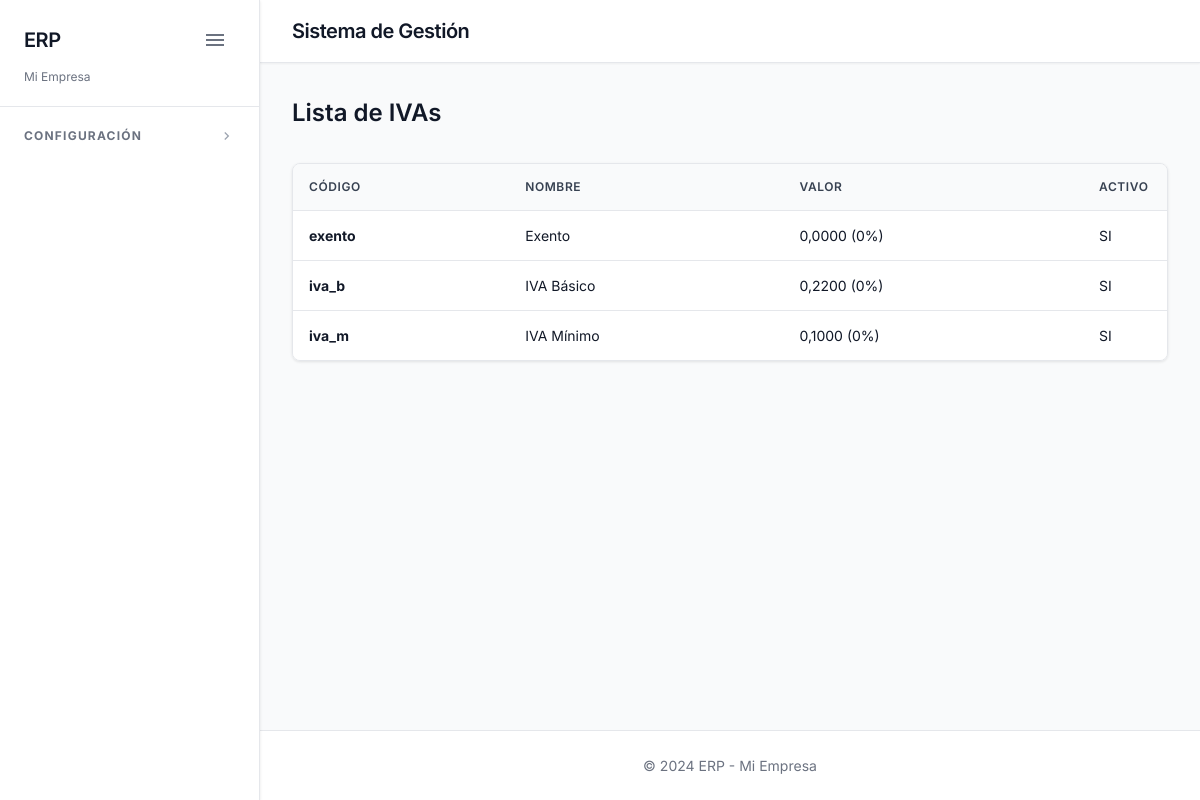
The page /ivas/ on the database as committed earlier.
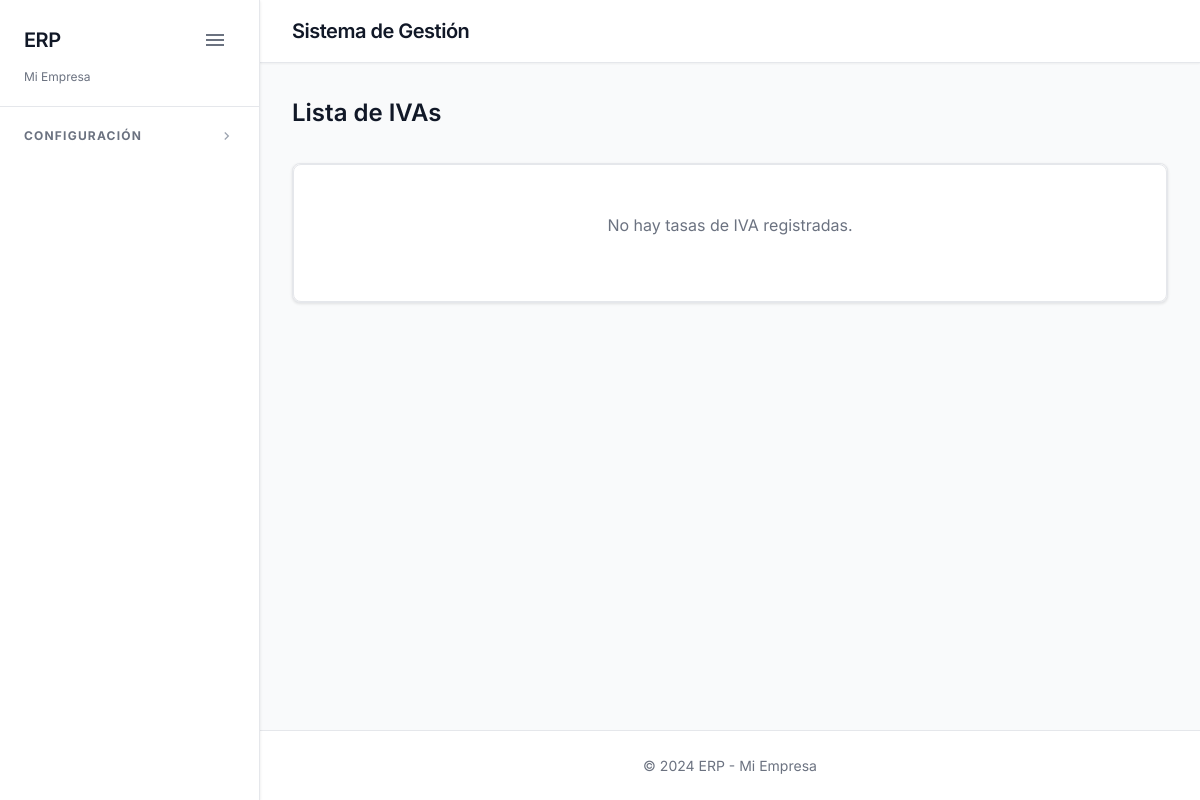
The same page on the database as committed later.
### configuracion/articulos/models.py (models this page shows, shortened)
class IVA(models.Model):
    codigo = models.CharField(
        max_length=10,
        unique=True,
        primary_key=True,
        verbose_name='Código',
        help_text='Código interno del IVA (ej: iva_b, iva_m, exento)'
    )
    nombre = models.CharField(
        max_length=100,
        verbose_name='Nombre',
        help_text='Nombre del IVA (ej: IVA Básico, IVA Mínimo, Exento)'
    )
    valor = models.DecimalField(
        max_digits=5,
        decimal_places=4,
        verbose_name='Valor',
        help_text='Valor como proporción (ej: 0.22 para 22%)'
    )
    activo = models.CharField(
        max_length=2,
        choices=[('SI', 'Sí'), ('NO', 'No')],
        default='SI',
        verbose_name='Activo',
        help_text='Si la tasa de IVA está activa o no'
    )
    class Meta:
        verbose_name = 'IVA'
        verbose_name_plural = 'IVAs'
        ordering = ['codigo']
        db_table = 'config_iva'

### configuracion/articulos/views.py (the view)
# urls.py: path('ivas/', views.lista_ivas, name='lista_ivas'),
def lista_ivas(request):
    ivas = IVA.objects.all()
    context = {
        'ivas': ivas,
        'empresa_nombre': EMPRESA_NOMBRE,
        'titulo': 'Lista de IVAs',
    }
    return render(request, 'articulos/iva/lista_ivas.html', context)

### erp_demo/context_processors.py (called while the page is built)
def empresa_context(request):
    return {
        'empresa_nombre': EMPRESA_NOMBRE,
    }

### configuracion/articulos/templates/articulos/iva/lista_ivas.html (shortened to what this page needs)
{% extends 'clientes/base.html' %}
{% block content %}
<div class="page-header">
    <h2>{{ titulo }}</h2>
</div>
<div class="table-container">
    {% if ivas %}
        <table class="table">
            <thead>
                <tr>
                    <th>Código</th>
                    <th>Nombre</th>
                    <th>Valor</th>
                    <th>Activo</th>
                </tr>
            </thead>
            <tbody>
                {% for iva in ivas %}
                <tr>
                    <td><strong>{{ iva.codigo }}</strong></td>
                    <td>{{ iva.nombre }}</td>
                    <td>{{ iva.valor }} ({{ iva.valor|floatformat:0 }}%)</td>
                    <td>{{ iva.activo }}</td>
                </tr>
                {% endfor %}
            </tbody>
        </table>
    {% else %}
        <div class="empty-state">
            <p>No hay tasas de IVA registradas.</p>
        </div>
    {% endif %}
</div>
{% endblock %}

Rows that differ between the two databases and show on the page:
removed IVA: codigo "exento", nombre "Exento", valor "0,0000", valor "0", activo "SI"
removed IVA: codigo "iva_b", nombre "IVA Básico", valor "0,2200", valor "0", activo "SI"
removed IVA: codigo "iva_m", nombre "IVA Mínimo", valor "0,1000", valor "0", activo "SI"
Other text that changed with them:
text no longer shown: "CÓDIGO NOMBRE VALOR ACTIVO"
text now shown: "No hay tasas de IVA registradas."
